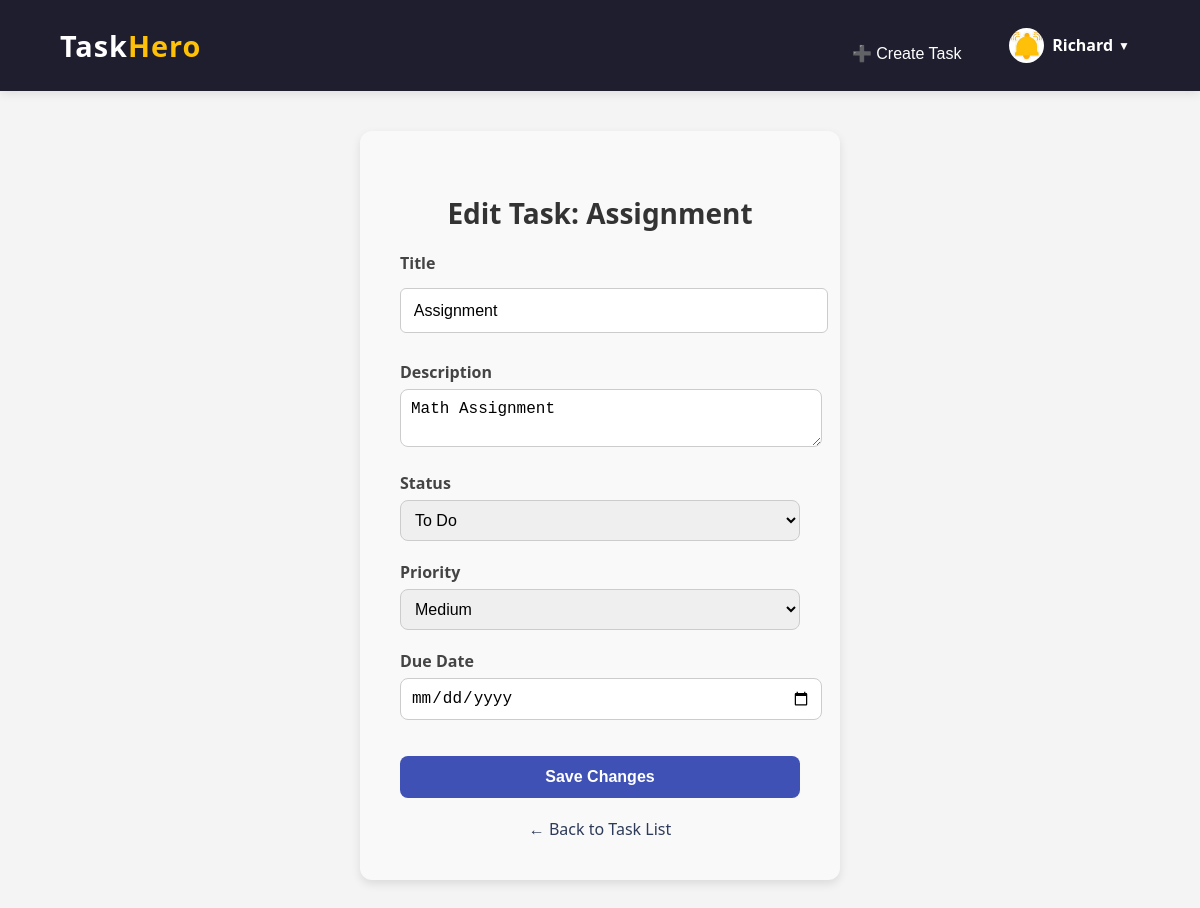
Screenshot of /task/edit/7/ (signed in) with the database file from the repository.
### core/models.py (models this page shows, shortened)
class Task(models.Model):
    STATUS_CHOICES = [
        ('to_do', 'To Do'),
        ('in_progress', 'In Progress'),
        ('completed', 'Completed'),
    ]
    PRIORITY_CHOICES = [
        ('low', 'Low'),
        ('medium', 'Medium'),
        ('high', 'High'),
    ]
    title = models.CharField(max_length=255)
    description = models.TextField()
    due_date = models.DateField()
    status = models.CharField(max_length=20, choices=STATUS_CHOICES, default='to_do')
    priority = models.CharField(max_length=20, choices=PRIORITY_CHOICES, default='low')
    user = models.ForeignKey(User, on_delete=models.CASCADE, related_name='tasks')  # Link task to user

### core/views.py (the view)
# urls.py: path('task/edit/<int:task_id>/', views.edit_task, name='edit_task'),
@login_required
def edit_task(request, task_id):
    task = get_object_or_404(Task, id=task_id, user=request.user)
    if request.method == 'POST':
        form = TaskForm(request.POST, instance=task)
        if form.is_valid():
            form.save()
            return redirect('dashboard')  # Redirect to the task list after updating
    else:
        form = TaskForm(instance=task)
    return render(request, 'core/edit_task.html', {'form': form, 'task': task})

### core/forms.py (shortened to what this page needs)
class TaskForm(forms.ModelForm):
    class Meta:
        model = Task
        fields = ['title', 'description', 'due_date', 'status', 'priority']
    due_date = forms.DateField(widget=forms.DateInput(attrs={'type': 'date'}))
    priority = forms.ChoiceField(choices=[('low', 'Low'), ('medium', 'Medium'), ('high', 'High')])

### core/templates/core/edit_task.html (shortened to what this page needs)
{% extends 'core/base.html' %}
{% load static %}
{% block content %}
<div class="form-container">
  <h2 class="form-title">Edit Task: {{ task.title }}</h2>
  <form method="POST" action="" class="task-form">
    <div class="form-group">
      <label for="title">Title</label>
      <input type="text" name="title" id="title" value="{{ form.title.value }}" required>
    </div>
    <div class="form-group">
      <label for="description">Description</label>
      <textarea name="description" id="description">{{ form.description.value }}</textarea>
    </div>
    <div class="form-group">
      <label for="status">Status</label>
      <select name="status" id="status" required>
        {% for value, label in form.fields.status.choices %}
          <option value="{{ value }}" {% if form.status.value == value %}selected{% endif %}>{{ label }}</option>
        {% endfor %}
      </select>
    </div>
    <div class="form-group">
      <label for="priority">Priority</label>
      <select name="priority" id="priority" required>
        {% for value, label in form.fields.priority.choices %}
          <option value="{{ value }}" {% if form.priority.value == value %}selected{% endif %}>{{ label }}</option>
        {% endfor %}
      </select>
    </div>
    <div class="form-group">
      <label for="due_date">Due Date</label>
      <input type="date" name="due_date" id="due_date" value="{{ form.due_date.value|default_if_none:'' }}">
    </div>
    <button type="submit" class="submit-btn">Save Changes</button>
  </form>
  <a href="{% url 'task_list' %}" class="back-link">← Back to Task List</a>
</div>
{% endblock %}

### core/templates/core/base.html (shortened to what this page needs)
{% load static %}
<!DOCTYPE html>
<html lang="en">
<head>
    <link rel="stylesheet" href="{% static 'core/style.css' %}">
    <link rel="stylesheet" href="https://cdnjs.cloudflare.com/ajax/libs/animate.css/4.1.1/animate.min.css"/>
</head>
<body>
    <nav class="navbar">
        <div class="container">
            <div class="logo">Task<span>Hero</span></div>
            <div class="nav-links">
                {% if user.is_authenticated %}
                <form action="{% url 'create_task'%}" method="post" class="logout-form">
                    <button type="submit">➕ Create Task</button>
                  </form>
                  <div class="profile-dropdown">
                    <div class="profile-toggle" onclick="toggleDropdown()">
                        {% if profile.profile_picture %}
                            <img src="{{ profile.profile_picture.url }}" alt="Profile Picture" class="profile-img">
                        {% else %}
                            <img src="{% static 'core/images/reminder2.jpeg' %}" alt="Default Profile Picture" class="profile-img">
                        {% endif %}
                        <span class="profile-name">{{ user.first_name|title }}</span>
                        <span class="dropdown-icon">▼</span>
                    </div>
                  </div>
                {% endif %}
            </div>
        </nav>
    <div class="content">
        {% block content %}
        {% endblock %}
    </div>
</body>
</html>

### core/static/core/style.css (style rules this page uses)
body { font-family: 'Segoe UI', sans-serif; margin: 0; padding: 0; background: #f4f4f4; }
.navbar { background-color: #1e1e2f; padding: 15px 0; box-shadow: 0 2px 10px rgba(0,0,0,0.1); position: sticky; top: 0; z-index: 1000; }
.navbar .container { width: 90%; max-width: 1200px; margin: 0 auto; display: flex; justify-content: space-between; align-items: center; }
.logo { font-size: 1.8rem; color: #ffffff; font-weight: bold; letter-spacing: 1px; }
.logo span { color: #ffc107; }
.nav-links { display: flex; gap: 25px; align-items: center; }
.nav-links a, .logout-form button { color: #fff; text-decoration: none; font-weight: 500; font-size: 1rem; background: none; border: none; cursor: pointer; transition: color 0.3s ease; }
.logout-form { display: inline; }
.nav-links a, .logout-form button { position: relative; }
.nav-links a::after, .logout-form button::after { content: ''; position: absolute; left: 0; bottom: -4px; width: 0; height: 2px; background-color: #ffc107; transition: width 0.3s ease; }
.profile-dropdown { position: relative; display: inline-block; }
.profile-toggle { display: flex; align-items: center; cursor: pointer; padding: 5px 10px; border-radius: 20px; color: white; transition: background 0.3s ease; }
.profile-img { width: 35px; height: 35px; border-radius: 50%; object-fit: cover; margin-right: 8px; }
.profile-name { font-weight: bold; margin-right: 5px; }
.dropdown-icon { font-size: 12px; }
.form-container { max-width: 400px; background: white; margin: 3rem auto; padding: 2rem; border-radius: 10px; box-shadow: 0 8px 16px rgba(0,0,0,0.1); }
h2 { text-align: center; color: #2e3a59; }
form { display: flex; flex-direction: column; }
form input[type="text"], form input[type="password"], form input[type="email"] { padding: 0.8rem; margin: 0.5rem 0; border: 1px solid #ccc; border-radius: 6px; }
form button { background-color: #2e3a59; color: white; padding: 0.8rem; margin-top: 1rem; border: none; border-radius: 6px; cursor: pointer; font-weight: bold; }
.form-container a { color: #2e3a59; text-decoration: none; font-weight: 500; }
.form-container { max-width: 400px; margin: 40px auto; padding: 40px; background-color: #f9f9f9; border-radius: 12px; box-shadow: 0 4px 10px rgba(0, 0, 0, 0.1); }
.form-title { text-align: center; font-size: 28px; margin-bottom: 20px; color: #333; }
.task-form { display: flex; flex-direction: column; }
.form-group { margin-bottom: 20px; }
.form-group label { display: block; font-weight: bold; margin-bottom: 6px; color: #444; }
.form-group input, .form-group textarea, .form-group select { width: 100%; padding: 10px; border: 1px solid #ccc; border-radius: 8px; font-size: 16px; transition: border 0.2s; }
.submit-btn { padding: 12px; background-color: #3f51b5; color: #fff; font-weight: bold; border: none; border-radius: 8px; cursor: pointer; font-size: 16px; transition: background-color 0.3s; }
.back-link { display: block; text-align: center; margin-top: 20px; color: #3f51b5; text-decoration: none; font-weight: 500; }

### rows the page displays
Task: title "Assignment", description "Math Assignment", status "To Do", priority "Medium"

### other values shown
{{ user.first_name|title }} "Richard"
